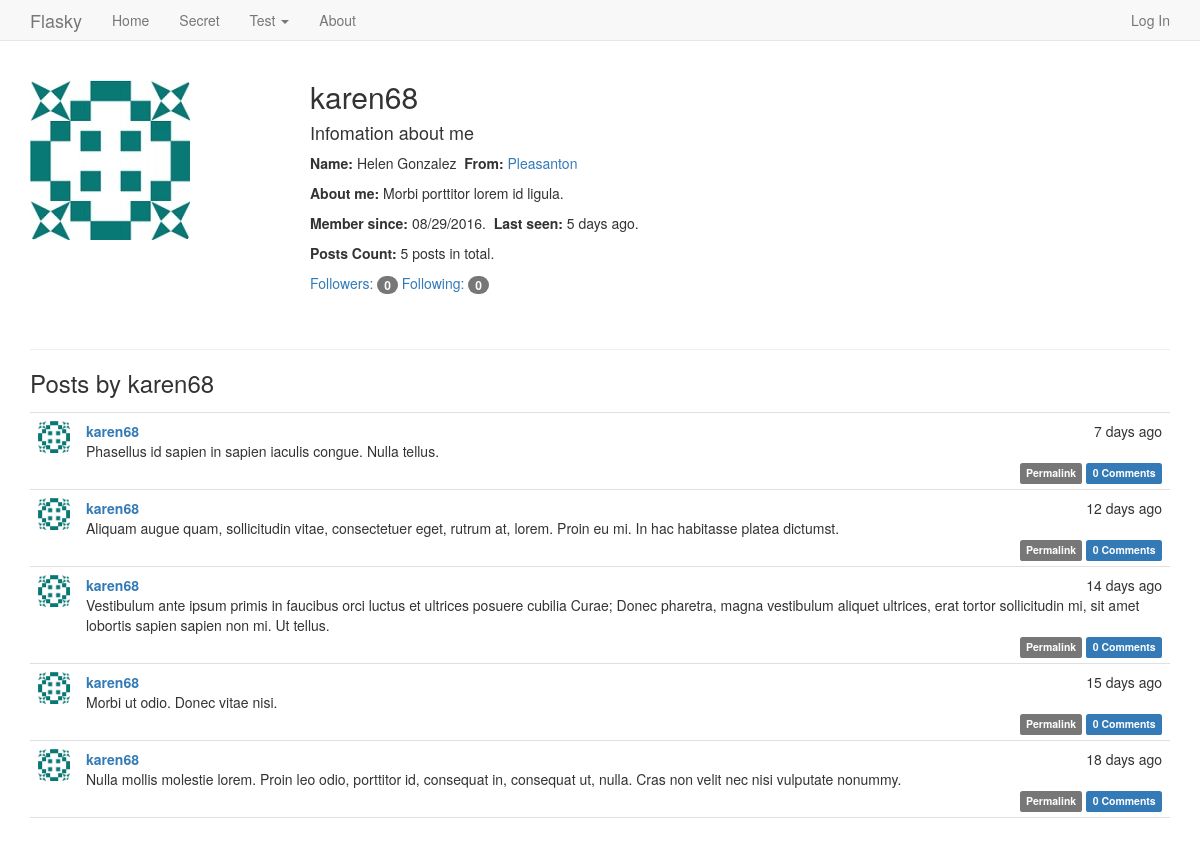
The app's page /user/karen68 with its own data.
### app/models.py (models this page shows, shortened)
class User(UserMixin, db.Model):
    __tablename__ = 'users'
    id = db.Column(db.Integer, primary_key=True)
    email = db.Column(db.String(64), unique=True, index=True)
    username = db.Column(db.String(64), unique=True, index=True)
    role_id = db.Column(db.Integer, db.ForeignKey('roles.id'))
    password_hash = db.Column(db.String(128))
    confirmed = db.Column(db.Boolean, default=False)
    name = db.Column(db.String(64))
    sex = db.Column(db.Integer)     # 1.male 2.female 0. none
    location = db.Column(db.String(64))
    about_me = db.Column(db.Text())
    member_since = db.Column(db.DateTime(), default=datetime.utcnow)
    last_seen = db.Column(db.DateTime(), default=datetime.utcnow)
    posts = db.relationship('Post', backref='author', lazy='dynamic')
    followed = db.relationship('Follow',
                               foreign_keys=[Follow.follower_id],
                               backref=db.backref('follower', lazy='joined'),
                               lazy='dynamic',
                               cascade='all, delete-orphan')
    followers = db.relationship('Follow',
                                foreign_keys=[Follow.followed_id],
                                backref=db.backref('followed', lazy='joined'),
                                lazy='dynamic',
                                cascade='all, delete-orphan')
    comments = db.relationship('Comment', backref='author', lazy='dynamic')
    @property
    def password(self):
        raise AttributeError('password is not a readable attribute')
    def get_avatar(self):
        if self.sex == 1:
            avatar = 'avatar/male.jpg'
            return avatar
        elif self.sex == 2:
            avatar = 'avatar/female.jpg'
            return avatar
        else:
            avatar = 'avatar/none.jpg'
            return avatar

class Post(db.Model):
    __tablename__ = 'posts'
    id = db.Column(db.Integer, primary_key=True)
    body = db.Column(db.Text)
    timestamp = db.Column(db.DateTime, index=True,default=datetime.utcnow)
    author_id = db.Column(db.Integer, db.ForeignKey('users.id'))
    body_html = db.Column(db.Text)
    comments = db.relationship('Comment', backref='post', lazy='dynamic')

### app/user/views.py (the view)
@user.route('/<username>')
def user_home(username):
    user = User.query.filter_by(username=username).first()
    if user is None:
        abort(404)
    posts = user.posts.order_by(Post.timestamp.desc()).all()
    return render_template('user/user.html', user=user, posts=posts)

### app/auth/views.py (called while the page is built)
@auth.before_app_request
def before_request():
    if request.endpoint == None:
        return render_template('404.html')
    if current_user.is_authenticated:
        current_user.ping()
        if not current_user.confirmed and  request.endpoint == 'user.secret':
            return redirect(url_for('auth.unconfirmed'))

### app/models.py (called while the page is built)
    def can(self, permissions):
        return False

    def is_administrator(self):
        return False

### app/user/__init__.py (called while the page is built)
@user.app_context_processor
def inject_permissions():
    return dict(Permission=Permission)

### app/templates/user/user.html (shortened to what this page needs)
{% extends "base.html" %}
{% block page_content %}
<div class="page-header">
  <img class="img-rounded profile-thumbnail" src="{{ url_for('static',filename=user.get_avatar()) }}">
  <div class="profile-header">
    <h2>{{ user.username }} &nbsp&nbsp
    </h2>
    {% if user.name or user.location %}
    <p>
      <h4>Infomation about me</h4>
      <div>
        {% if user.name %}<b>Name: </b>{{ user.name }}{% endif %}
          {% if user.location %}
              &nbsp<b>From: </b> <a href="http://map.baidu.com/?q={{ user.location }} " target="_blank">
            {{ user.location }}</a>
          {% endif %}
      </div>
     </p>
    {% endif %}
  {% if user.about_me %}<p><b>About me: </b>{{ user.about_me }}</p>{% endif %}
  <p>
      <b>Member since: </b> {{ moment(user.member_since).format('L') }}.
      &nbsp<b>Last seen: </b> {{ moment(user.last_seen).fromNow() }}.
  </p>
    <p><b>Posts Count: </b>{{ user.posts.count() }} posts in total.</p>
    <p>
        <a href="{{ url_for('main.followers', username=user.username) }}">
            Followers: <span class="badge">{{ user.followers.count() - 1 }}</span></a>
        <a href="{{ url_for('main.followed_by', username=user.username) }}">
            Following: <span class="badge">{{ user.followed.count() - 1 }}</span></a>
    </p>
  </div>
</div>
<h3>Posts by {{ user.username }}</h3>
{% include '_posts.html' %}
{% endblock %}

### app/templates/_posts.html (shortened to what this page needs)
<ul class="posts">
    {% for post in posts %}
    <li class="post">
        <div class="post-thumbnail">
            <a href="{{ url_for('user.user_home',username=post.author.username) }}">
                <img class="img-rounded profile-thumbnail0" src="{{ url_for('static',filename=post.author.get_avatar()) }}" with="32" height="32">
            </a>
        </div>
        <div class="post-content">
            <div class="post-date">{{ moment(post.timestamp).fromNow() }}</div>
            <div class="post-author"><a href="{{ url_for('user.user_home',username=post.author.username) }}">{{ post.author.username }}</a></div>
            <div class="post-body">
                {% if post.body_html %}
                    {{ post.body_html | safe }}
                {% else %}
                    {{ post.body }}
                {% endif %}
            </div>
            <div class="post-footer">
                <a href="{{url_for('main.post', id=post.id) }}">
                    <span class="label label-default">Permalink</span>
                </a>
                <a href="{{ url_for('main.post', id=post.id) }}#comments">
                    <span class="label label-primary">{{ post.comments.count() }} Comments</span>
                </a>
            </div>
        </div>
    </li>
    {% endfor %}
</ul>

### app/static/styles.css (style rules this page uses)
body { position: relative; padding-top: 40px; padding-bottom: 30px; }
.profile-thumbnail { position: absolute; }
.profile-header { min-height: 260px; margin-left: 280px; }
ul.posts { list-style-type: none; padding: 0px; margin: 16px 0px 0px 0px; border-top: 1px solid #e0e0e0; }
ul.posts li.post { padding: 8px; border-bottom: 1px solid #e0e0e0; }
div.post-date { float: right; }
div.post-author { font-weight: bold; }
div.post-thumbnail { position: absolute; }
div.post-content { margin-left: 48px; min-height: 48px; }
div.post-footer { text-align: right; }

### records on screen
User: username "karen68", name "Helen Gonzalez", location "Pleasanton", about_me "Morbi porttitor lorem id ligula.", member_since "08/29/2016", last_seen "5 days ago"
Post: timestamp "7 days ago", author.username "karen68", body "Phasellus id sapien in sapien iaculis congue. Nulla tellus.", comments.count "0"
Post: timestamp "12 days ago", author.username "karen68", body "Aliquam augue quam, sollicitudin vitae, consectetuer eget, rutrum at, lorem. Proin eu mi. In hac habitasse platea dictumst.", comments.count "0"
Post: timestamp "14 days ago", author.username "karen68", body "Vestibulum ante ipsum primis in faucibus orci luctus et ultrices posuere cubilia Curae; Donec pharetra, magna vestibulum aliquet ultrices, erat tortor sollicitudin mi, sit amet lobortis sapien sapien non mi. Ut tellus.", comments.count "0"
Post: timestamp "15 days ago", author.username "karen68", body "Morbi ut odio. Donec vitae nisi.", comments.count "0"
Post: timestamp "18 days ago", author.username "karen68", body "Nulla mollis molestie lorem. Proin leo odio, porttitor id, consequat in, consequat ut, nulla. Cras non velit nec nisi vulputate nonummy.", comments.count "0"

### other values on screen
{{ user.posts.count() }} "5"
{{ user.followers.count() - 1 }} "0"
{{ user.followed.count() - 1 }} "0"
